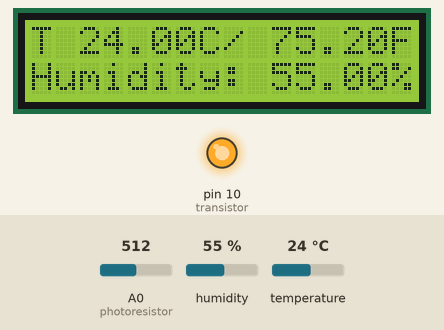
The sketch below on a simulated Arduino Uno, built with avr-gcc and run on an emulated ATmega328P. Shown: 16×2 character LCD, output pins drawn as LEDs (lit = HIGH). The inputs (shaded band) are chosen by the test bench; at power-on: A0 (photoresistor) = 512, humidity 55 %, temperature 24 °C.

Above: at 1.2 s.
1.3 s: A0 (photoresistor) set to 106
4.0 s: A0 (photoresistor) set to 92
At 5.0 s:
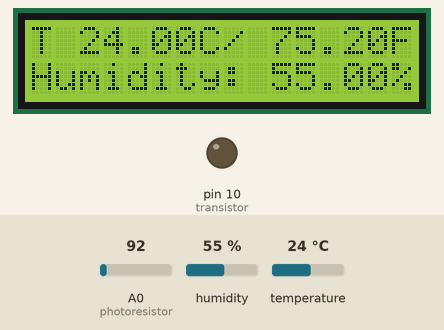
6.7 s: humidity set to 22 %
At 9.0 s:
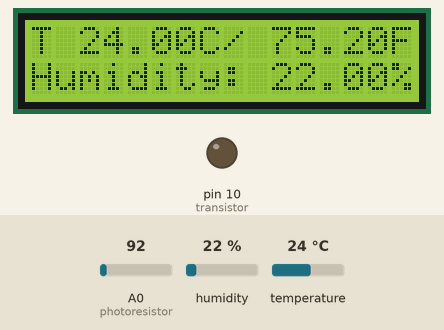
9.7 s: temperature set to 12 °C
At 11.6 s:
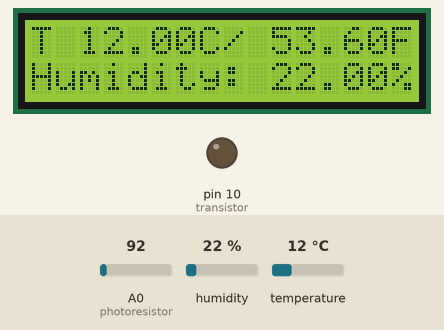
12.4 s: humidity set to 40 %
At 15.4 s:
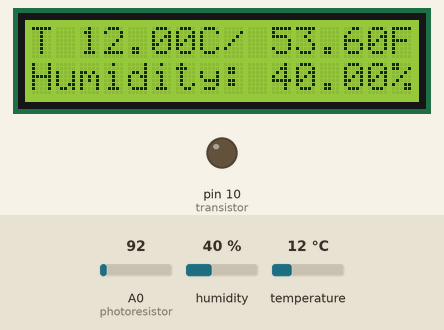
15.7 s: temperature set to 19 °C
At 16.9 s:
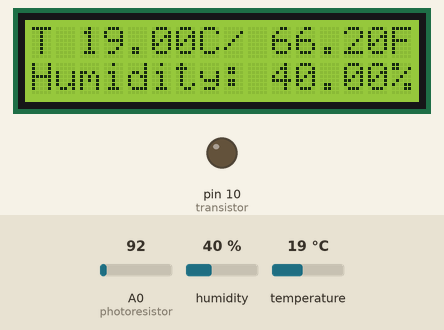
Timing chart, 0 to 18.7 s (numbered marks = the images above; inputs shaded):
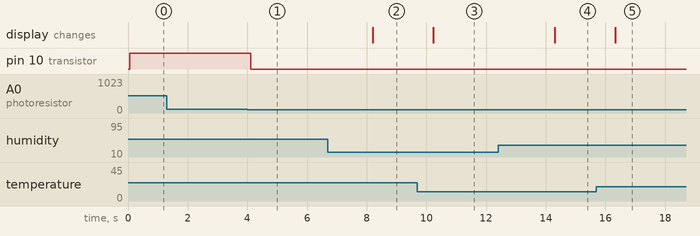

The sketch:

digital_thermometer.ino
```cpp
#include <LiquidCrystal.h>
#include "DHT.h"

const int rs = 8, en = 7, d4 = 6, d5 = 5, d6 = 4, d7 = 3;
LiquidCrystal lcd(rs, en, d4, d5, d6, d7);

#define DHTPIN 2
#define DHTTYPE DHT11
DHT dht(DHTPIN, DHTTYPE);

const int transistor = 10;
const int photoresistor = A0;

void setup(void) {
  pinMode(transistor, OUTPUT);
  pinMode(photoresistor, INPUT);
  dht.begin();
  lcd.begin(16, 2);
}

void loop() {
  //check ambient light, toggle transistor
  if (analogRead(photoresistor) < 100) {
    digitalWrite(transistor, LOW);
  } else {
    digitalWrite(transistor, HIGH);
  }

  //get sensor readings
  float h = dht.readHumidity();
  float t = dht.readTemperature();
  float f = dht.readTemperature(true);
  if (isnan(h) || isnan(t) || isnan(f)) {
    return;
  }

  //display to lcd
  lcd.setCursor(0, 0);
  lcd.print("T ");
  lcd.print(t);
  lcd.print("C/ ");
  lcd.print(f);
  lcd.print("F");
  lcd.setCursor(0, 1);
  lcd.print("Humidity: ");
  lcd.print(h);
  lcd.print("%");

  delay(2000);
}
```

Measured:
- the behaviour switches between 100 and 99 on A0 (photoresistor) (found by bisection; images 0 and 1)
- after the input at 1.3 s, every drawn part: stays the same
- after the input at 4.0 s, pin 10 (transistor): HIGH → LOW after 0.12 s
- after the input at 6.7 s, the display: changes after 1.5 s (image 2)
- after the input at 9.7 s, the display: changes after 0.54 s (image 3)
- after the input at 12.4 s, the display: changes after 1.9 s (image 4)
- after the input at 15.7 s, the display: changes after 0.62 s (image 5)
